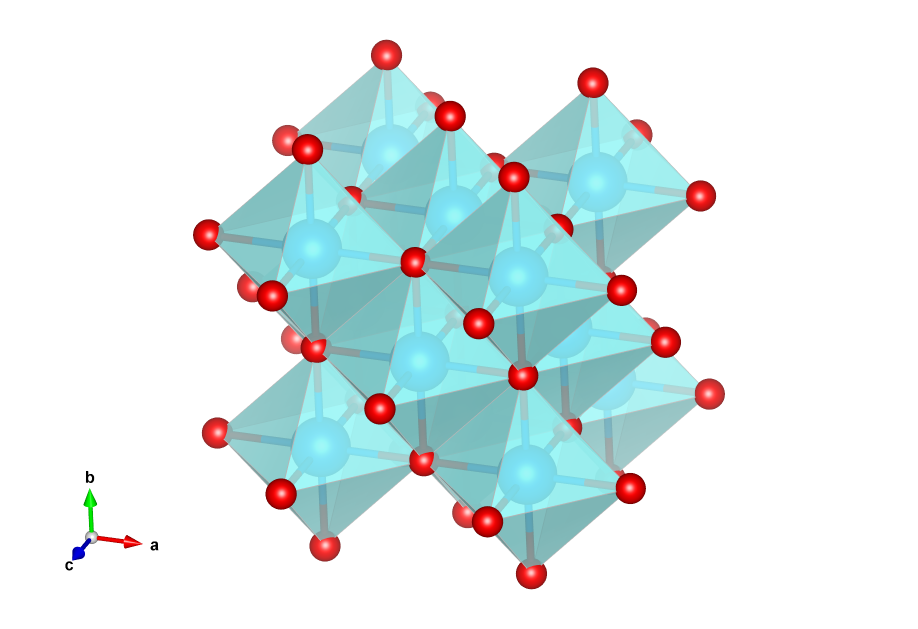
#> input picture figures/vesta/mp-22862_rock-salt.png, 1836 x 1258 px (shown at 1/2 size); its folder holds 5 pictures in this run
$ python plot_figures.py
#> lines starting #> are read from the running program, lines starting #| are printed output that depends on the picture; after the words box and inside, x2 and y2 are one past the last pixel; in counts of white or black regions, pixels touching at a corner belong together
"""Reproduce the manuscript figures from the released tables and structures.

Run from the release directory::

    python code/plot_figures.py

Figures are written to ``figures/``. Figure 1 uses the VESTA renders in
``figures/vesta``. Figures 3 and S2 recompute the ideal-supercell mixing
entropy. Figure 4 recomputes like-pair shells from the EquFlash structures.
"""

from __future__ import annotations

import csv
import sys
import zlib
from collections import Counter
from concurrent.futures import ProcessPoolExecutor
from pathlib import Path

import matplotlib as mpl

mpl.use("Agg")

import matplotlib.pyplot as plt
import numpy as np
from matplotlib.lines import Line2D
from matplotlib.patches import Circle, Patch, Polygon
from PIL import Image
from scipy import ndimage
from scipy.spatial import ConvexHull, QhullError
from scipy.stats import spearmanr

CODE_DIR = Path(__file__).resolve().parent
if str(CODE_DIR) not in sys.path:
    sys.path.insert(0, str(CODE_DIR))

from lattice_distortion import (  # noqa: E402
    ANIONS,
    canonical_self_images,
    periodic_images,
    prototype_from_key,
    read_poscar,
    structure_key,
)

RELEASE = CODE_DIR.parent
OUT_DIR = RELEASE / "figures"
FIGURES = OUT_DIR
DISTORTION = RELEASE / "data" / "distortion"
DESCRIPTORS = RELEASE / "data" / "descriptors"
STRUCTURES = RELEASE / "data" / "structures"
SUPERCELLS = STRUCTURES / "supercells"


fig1_VESTA = FIGURES / "vesta"

# Fewer distinct ideal bonds first, as in Figure 2 and Table 1.
fig1_PANELS = (
    {
        "letter": "(a)",
        "title": "rock salt",
        "file": "mp-22862_rock-salt.png",
    },
    {
        "letter": "(b)",
        "title": "fluorite",
        "file": "mp-20194_fluorite.png",
    },
    {
        "letter": "(c)",
        "title": "ternary spinel",
        "file": "mp-3536_Spinel-Ternary.png",
    },
    {
        "letter": "(d)",
        "title": "pyrochlore",
        "file": "mp-5373_pyrochlore.png",
    },
    {
        "letter": "(e)",
        "title": "orthorhombic perovskite",
        "file": "mp-aaacpepo_Perovskite-Orthorhombic.png",
    },
    {
        "letter": "(f)",
        "title": r"Gd$_2$Si$_2$O$_7$",
        "file": "mp-16461_Gd2Si2O7.png",
    },
)


def fig1_configure_style() -> None:
    mpl.rcParams.update(
        {
            "figure.dpi": 140,
            "savefig.dpi": 600,
            "font.family": "sans-serif",
            "font.sans-serif": ["Arial", "Helvetica", "DejaVu Sans"],
            "font.size": 16.5,
            "axes.labelsize": 18,
            "axes.titlesize": 18.75,
            "pdf.fonttype": 42,
            "ps.fonttype": 42,
            "mathtext.fontset": "dejavusans",
            "axes.unicode_minus": False,
        }
    )


def fig1_structure_rgb(path: Path) -> np.ndarray:
    """Composite one VESTA export on white and drop the corner triad."""
    image = np.array(Image.open(path).convert("RGBA"))
#> image is the input picture: shape (1258, 1836, 4); mean R, G, B, A 215.5, 232.4, 233.3, 63
    alpha = image[..., 3]
    mask = alpha > 16
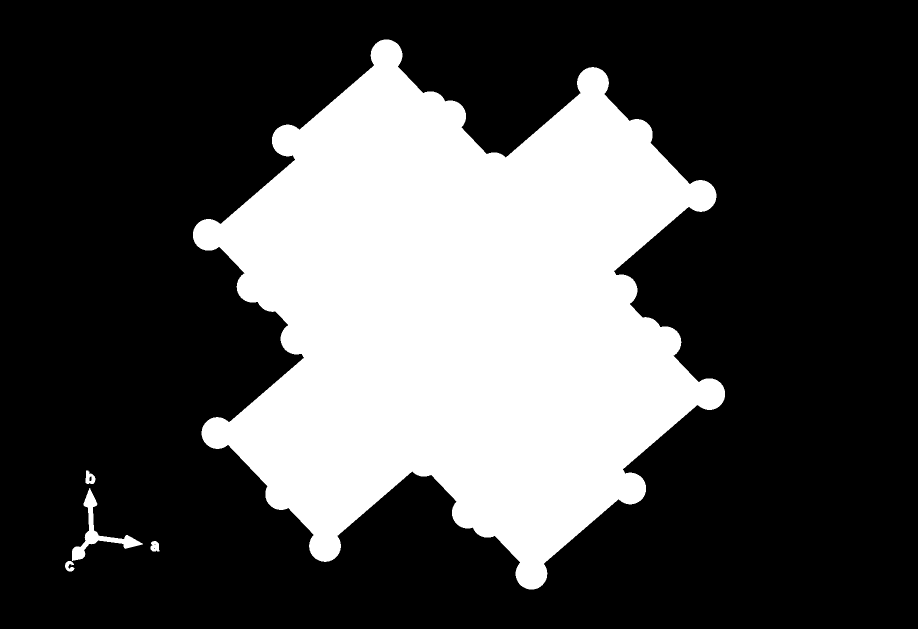
#> mask: shape (1258, 1836) bool (shown at 1/2 size); 29.9% white; 5 white regions, box (x1, y1, x2, y2) and area: (386, 79, 1450, 1179) 685436, (144, 976, 286, 1122) 3571, (171, 941, 191, 968) 363, (301, 1082, 319, 1103) 301, (130, 1122, 149, 1143) 254
    labels, n_components = ndimage.label(mask)
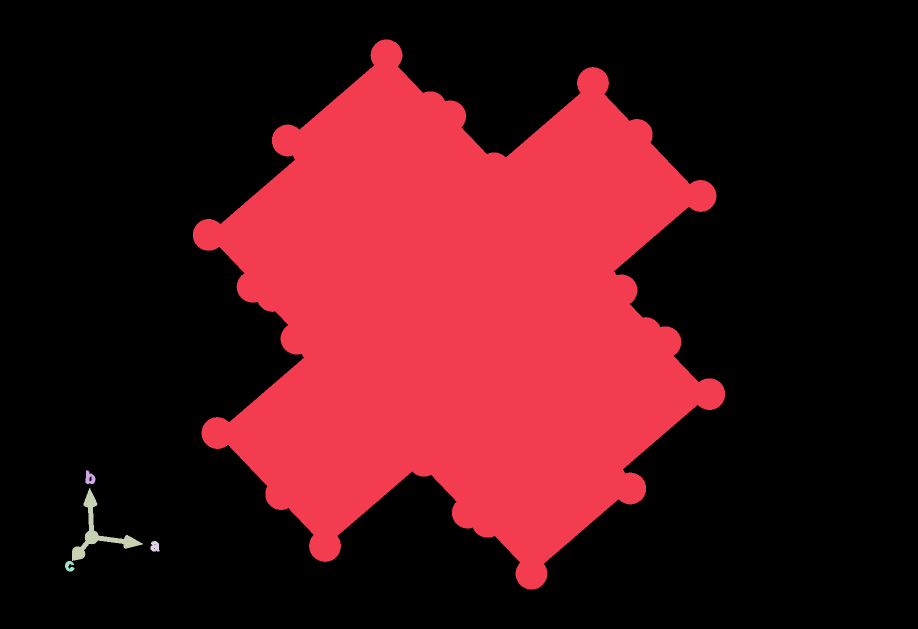
#> labels: shape (1258, 1836) int32 (shown at 1/2 size); 6 distinct labels, from 0 to 5; one colour per label, 0 black
#> n_components = 5
    height, width = mask.shape
    drop = np.zeros(n_components + 1, dtype=bool)
    for index, slc in enumerate(ndimage.find_objects(labels), start=1):
        if slc is None:
            continue
        rows, cols = slc
        # The a–b–c triad is a detached cluster in the lower-left corner.
        if cols.stop < int(0.28 * width) and rows.start > int(0.70 * height):
            drop[index] = True
#> this loop made 5 passes
#> after the loop, drop = [False, False, True, True, True, True]
    if drop.any():
        mask = mask.copy()
        mask[drop[labels]] = False
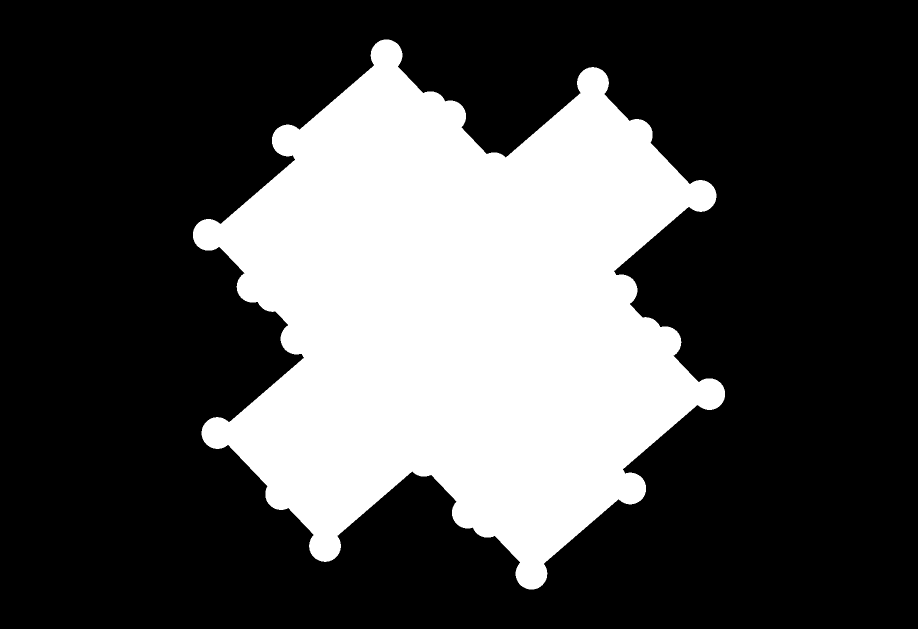
#> mask: shape (1258, 1836) bool (shown at 1/2 size); 29.7% white; 1 white region, box (x1, y1, x2, y2) and area: (386, 79, 1450, 1179) 685436
    rows, cols = np.where(mask)
    pad = int(0.04 * max(int(cols.max() - cols.min()), int(rows.max() - rows.min())))
#> pad = 43
    row0 = max(0, int(rows.min()) - pad)
#> row0 = 36
    row1 = min(height, int(rows.max()) + 1 + pad)
#> row1 = 1222
    col0 = max(0, int(cols.min()) - pad)
#> col0 = 343
    col1 = min(width, int(cols.max()) + 1 + pad)
#> col1 = 1493
    crop = image[row0:row1, col0:col1]
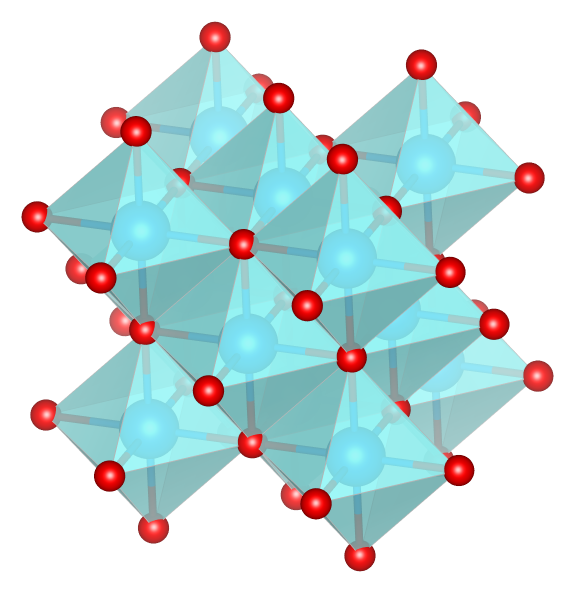
#> crop: shape (1186, 1150, 4) (shown at 1/2 size); mean R, G, B, A 188.6, 217.3, 218.8, 106; transparent parts drawn white
    crop_alpha = np.where(mask[row0:row1, col0:col1], crop[..., 3], 0)
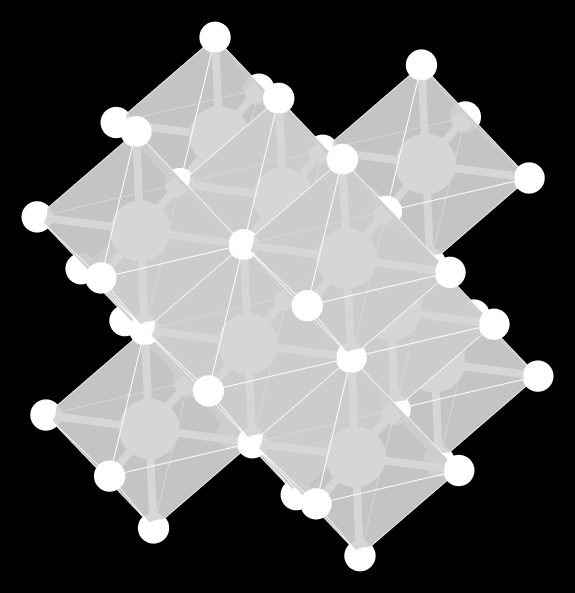
#> crop_alpha: shape (1186, 1150) (shown at 1/2 size); min 0, max 255, mean 106
    color = crop[..., :3].astype(np.float32)
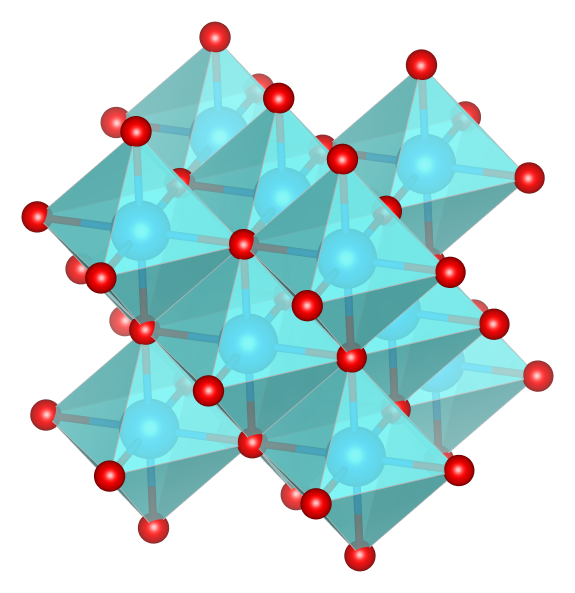
#> color: shape (1186, 1150, 3) float32 (shown at 1/2 size); mean R, G, B 189.1, 217.8, 219.3
    coverage = crop_alpha.astype(np.float32)[..., None] / 255.0
    flat = color * coverage + 255.0 * (1.0 - coverage)
    return np.clip(flat, 0, 255).astype(np.uint8)


def fig1_on_square(image: np.ndarray, margin: float = 0.11) -> np.ndarray:
    """Center the crop on a square canvas so every panel shares a frame."""
#> called with margin = 0.11
    height, width = image.shape[:2]
#> height = 1186; width = 1150
    side = int(np.ceil(max(height, width) * (1.0 + 2.0 * margin)))
#> side = 1447
    canvas = np.full((side, side, 3), 255, dtype=np.uint8)
#> canvas: shape (1447, 1447, 3); every value is 255
    row0 = (side - height) // 2
#> row0 = 130
    col0 = (side - width) // 2
#> col0 = 148
    canvas[row0 : row0 + height, col0 : col0 + width] = image
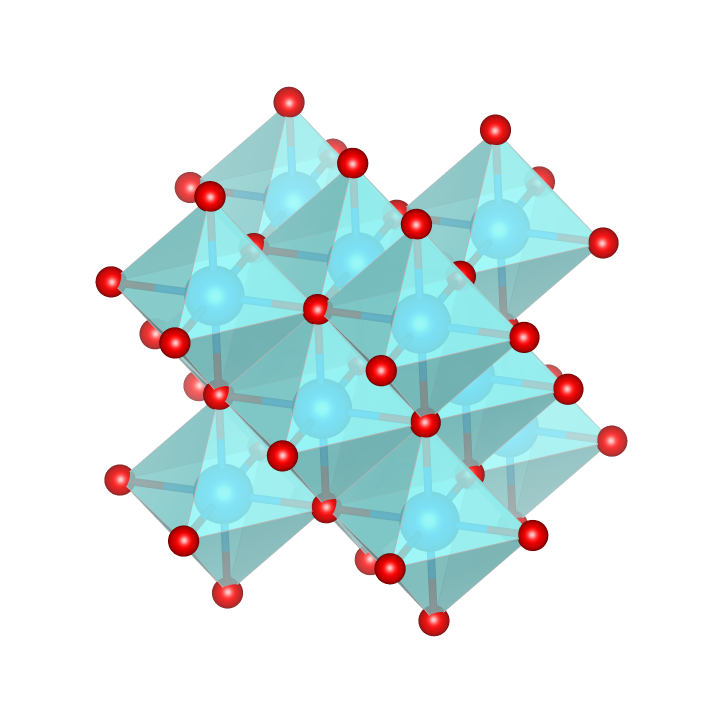
#> canvas: shape (1447, 1447, 3) (shown at 1/2 size); mean of channels 0, 1, 2 219.7, 233.5, 234.3; drawn as R, G, B
    return canvas


def fig1_main() -> None:
    fig1_configure_style()
    fig, axes = plt.subplots(2, 3, figsize=(11.15, 7.55))
    for ax, spec in zip(axes.ravel(), fig1_PANELS, strict=True):
        ax.imshow(fig1_on_square(fig1_structure_rgb(fig1_VESTA / spec["file"])), interpolation="lanczos")
        ax.set_axis_off()
        ax.set_title(spec["title"], color="0.12", pad=6)
        ax.text(
            0.02,
            0.98,
            spec["letter"],
            transform=ax.transAxes,
            ha="left",
            va="top",
            fontsize=19.5,
            fontweight="bold",
            color="0.1",
        )

    fig.subplots_adjust(left=0.012, right=0.988, top=0.945, bottom=0.02, wspace=0.02, hspace=0.16)

    pdf = OUT_DIR / "figure1.pdf"
    png = OUT_DIR / "figure1.png"
    fig.savefig(pdf, facecolor="white")
    fig.savefig(png, facecolor="white")
    plt.close(fig)
    print(f"Wrote {pdf}")
    print(f"Wrote {png}")


# Point sizes from figures v1/plot_figure2.py, enlarged by 50% twice.
# The 45° names are steepened so the larger type keeps the same width.
fig2_TEXT_SCALE = 1.5
fig2_FONT_SIZE = 24.75 * fig2_TEXT_SCALE
fig2_AXES_LABEL = 28.125 * fig2_TEXT_SCALE
fig2_XTICK_SIZE = 21.375 * fig2_TEXT_SCALE
fig2_YTICK_SIZE = 23.625 * fig2_TEXT_SCALE
fig2_LEGEND_SIZE = 22.5 * fig2_TEXT_SCALE
fig2_PANEL_LETTER = 33.0 * fig2_TEXT_SCALE
fig2_TICK_ROTATION = float(np.degrees(np.arccos(np.cos(np.radians(45.0)) / fig2_TEXT_SCALE)))
# Panel B omits compositions above this overall lattice distortion.
fig2_PANEL_B_MAX = 10.0

fig2_EQUFLASH_COLOR = "#009E73"
# Left to right is also the dodge at each structure.
fig2_MODELS = (
    ("equflashv2", "EquFlash v2", DISTORTION / "equflashv2.csv", fig2_EQUFLASH_COLOR),
    ("esen", "eSEN", DISTORTION / "esen.csv", "#D55E00"),
    ("mattersim", "MatterSim", DISTORTION / "mattersim.csv", "#CC79A7"),
    ("mace", "MACE", DISTORTION / "mace.csv", "#0072B2"),
    ("dpa", "DPA-3.1", DISTORTION / "dpa.csv", "#E69F00"),
)

# Fewer distinct ideal bonds on the left.
fig2_STRUCTURES = (
    ("rock-salt", "rock salt", "o", 59),
    ("fluorite", "fluorite", "s", 63),
    ("Perovskite---Cubic", "cubic perovskite", "^", 73),
    ("Perovskite---RP-Layered", "RP perovskite", "D", 80),
    ("Spinel---Ternary", "ternary spinel", "v", 105),
    ("KCoO2", r"KCoO$_2$", "P", 128),
    ("NaCoO2", r"NaCoO$_2$", "X", 143),
    ("Spinel--Binary", "binary spinel", "h", 213),
    ("pyrochlore", "pyrochlore", "p", 235),
    ("Tungsten-Bronze", "tungsten bronze", "<", 266),
    ("Perovskite--Orthorhombic", "orthorhombic perovskite", ">", 270),
    ("Gd2SiO5", r"Gd$_2$SiO$_5$", "d", 552),
    ("LaTaO4", r"LaTaO$_4$", "8", 603),
    ("Gd2Si2O7", r"Gd$_2$Si$_2$O$_7$", "H", 809),
)

fig2_MARKER_SIZE = 13.5
fig2_MARKER_EDGE = "#1A1A1A"
fig2_MARKER_EDGE_WIDTH = 1.05
fig2_BAND_COLOR = "#F3F4F6"
# Minimum bar pitch before the panel is stretched to the width of panel A.
fig2_BAR_INCH = 0.040
fig2_GROUP_GAP_INCH = 0.14
fig2_LABEL_PAD_INCH = 0.08


# [23 lines left out: function fig2_configure_style, not called in this run]


def fig2_read_csv(path: Path) -> list[dict[str, str]]:
    with path.open(newline="", encoding="utf-8") as handle:
        return list(csv.DictReader(handle))


# [69 lines left out: functions fig2_medians, fig2_equflash_by_structure, fig2_write_table, fig2_measure_tick_labels, not called in this run]


def fig2_style_spines(ax: plt.Axes) -> None:
    for spine in ax.spines.values():
        spine.set_color("0.25")


# [208 lines left out: functions fig2_panel_letter, fig2_apply_structure_ticks, fig2_draw_panel_a, fig2_layout_panel_b, fig2_draw_panel_b, fig2_main, not called in this run]


fig4_SUMMARY_CSV = DISTORTION / "equflashv2.csv"
fig4_SUPERCELLS = STRUCTURES / "supercells"
fig4_RELAXED_DIR = STRUCTURES / "relaxed" / "equflashv2"
# Neighbors within this of an atom's shortest like-pair distance are nearest neighbors.
fig4_NN_TOL = 0.20
fig4_CUTOFF = 6.0
# Same cutoff as Figure 2b: overall mean absolute percentage change.
fig4_DISTORTION_MAX = 10.0

fig4_COL_CC = "#CC79A7"
fig4_COL_AA = "#009E73"
# Type is doubled. The family names are rotated past 45° so that
# larger type still fits the existing category pitch.
fig4_TEXT_SCALE = 2.0
fig4_XTICK_SIZE = 16.875 * fig4_TEXT_SCALE
fig4_LABEL_SIZE = 20.25 * fig4_TEXT_SCALE
fig4_YTICK_SIZE = 16.875 * fig4_TEXT_SCALE
fig4_LEGEND_SIZE = 16.5 * fig4_TEXT_SCALE
fig4_PANEL_LETTER = 24.75 * fig4_TEXT_SCALE
fig4_TICK_ROTATION = float(np.degrees(np.arccos(np.cos(np.radians(45.0)) / fig4_TEXT_SCALE)))

# Same order and names as Figure 2. The plot label may use mathtext.
fig4_FAMILIES = (
    ("rock-salt", "rock salt", "rock salt"),
    ("fluorite", "fluorite", "fluorite"),
    ("Perovskite---Cubic", "cubic perovskite", "cubic perovskite"),
    ("Perovskite---RP-Layered", "RP perovskite", "RP perovskite"),
    ("Spinel---Ternary", "ternary spinel", "ternary spinel"),
    ("KCoO2", r"KCoO$_2$", "KCoO2"),
    ("NaCoO2", r"NaCoO$_2$", "NaCoO2"),
    ("Spinel--Binary", "binary spinel", "binary spinel"),
    ("pyrochlore", "pyrochlore", "pyrochlore"),
    ("Tungsten-Bronze", "tungsten bronze", "tungsten bronze"),
    ("Perovskite--Orthorhombic", "orthorhombic perovskite", "orthorhombic perovskite"),
    ("Gd2SiO5", r"Gd$_2$SiO$_5$", "Gd2SiO5"),
    ("LaTaO4", r"LaTaO$_4$", "LaTaO4"),
    ("Gd2Si2O7", r"Gd$_2$Si$_2$O$_7$", "Gd2Si2O7"),
)
fig4_FAMILY_INDEX = {prototype: index for index, (prototype, *_rest) in enumerate(fig4_FAMILIES)}


# [520 lines left out: functions fig4_configure_style, fig4_panel_label, fig4__pack, fig4_like_pair_shells, fig4__store_shell, fig4_load_rows and 10 more, not called in this run]


figs1_COL_O = "#C23B22"
figs1_COL_A = "#0072B2"
figs1_COL_B = "#E69F00"
figs1_COL_SITE_I = "#0072B2"
figs1_COL_SITE_II = "#009E73"
figs1_COL_BOND_NEUTRAL = "#C6C6C6"
figs1_COL_ARROW = "#2F2F2F"
figs1_COL_GHOST = "#A7A7A7"
figs1_COL_OCT = "#D3E2F1"
figs1_COL_OCT_EDGE = "#8AA0B2"
figs1_COL_MARK = "#1F4E79"

# Polar displacements in units of the cubic cell, [100] projection,
# polar axis along +y. Exaggerated so each sublattice leaves its site.
# Site I is the centre of the four surrounding A cations; site II is the
# centre of the four surrounding oxygens.
figs1_D_A = 0.08
figs1_D_B = 0.24
figs1_D_O_AP = -0.08
figs1_D_O_EQ = -0.15
# Cartoon shifts are exaggerated. The comparison keeps their ratio and
# reports it in angstroms.
figs1_U_I_DISPLAY = 0.09
figs1_U_SCALE_A = figs1_U_I_DISPLAY / (figs1_D_B - figs1_D_A)

# Landscape: framework on the left, site comparison on the right.
FIG_W, FIG_H = 7.15, 3.72
figs1_STRUCT_LEFT = 0.10
figs1_STRUCT_RIGHT_GAP = 0.28
figs1_RIGHT = 0.12
figs1_BOTTOM = 0.16
figs1_TOP = 0.46


# [437 lines left out: functions figs1_configure_style, figs1_style_blank, figs1_fit_window, figs1_footer_text, figs1_arrow_between, figs1_perovskite_lattice and 5 more, not called in this run]


# Configurational entropy is measured on the ideal supercell. A sublattice is
# a set of atoms that share the same neighbor-shell radii out to 3.3 Å.
# Anions and cations are kept apart. Vacancies are not a species.

SITE_SHELL_MAX = 3.3  # Å
SITE_SHELL_GAP = 0.15  # Å
SITE_MIN_DISTANCE = 0.35  # Å
SITE_ANIONS = {"O", "F", "N", "S", "Se", "Te", "Cl", "Br", "I", "C", "B", "P"}

FORMULA_ATOMS = {
    "rock-salt": 2,
    "fluorite": 3,
    "Perovskite---Cubic": 5,
    "Perovskite---RP-Layered": 7,
    "Spinel---Ternary": 7,
    "KCoO2": 4,
    "NaCoO2": 4,
    "Spinel--Binary": 7,
    "pyrochlore": 11,
    "Tungsten-Bronze": 9,
    "Perovskite--Orthorhombic": 5,
    "Gd2SiO5": 8,
    "LaTaO4": 6,
    "Gd2Si2O7": 11,
}
FLUORITE_CATION_ATOMS = 1
FLUORITE_ANION_ATOMS = 2

# Same order as Figure 2. The first seven families are named on panel (a).
FIG3_FAMILIES = (
    ("rock-salt", "rock salt", "o", "#0072B2"),
    ("fluorite", "fluorite", "s", "#E69F00"),
    ("Perovskite---Cubic", "cubic perovskite", "^", "#009E73"),
    ("Perovskite---RP-Layered", "RP perovskite", "D", "#56B4E9"),
    ("Spinel---Ternary", "ternary spinel", "v", "#D55E00"),
    ("KCoO2", r"KCoO$_2$", "P", "#CC79A7"),
    ("NaCoO2", r"NaCoO$_2$", "X", "#882255"),
    ("Spinel--Binary", "binary spinel", "h", "#44AA99"),
    ("pyrochlore", "pyrochlore", "p", "#332288"),
    ("Tungsten-Bronze", "tungsten bronze", "<", "#88CCEE"),
    ("Perovskite--Orthorhombic", "orthorhombic perovskite", ">", "#DDCC77"),
    ("Gd2SiO5", r"Gd$_2$SiO$_5$", "d", "#AA4499"),
    ("LaTaO4", r"LaTaO$_4$", "8", "#117733"),
    ("Gd2Si2O7", r"Gd$_2$Si$_2$O$_7$", "H", "#661100"),
)
FIG3_LEGEND_SPLIT = 7
FIG3_MAX_DISTORTION = 10.0
SMALLEST_ENVELOPES = 5


# [185 lines left out: functions site_anion_mask, site_images, site_shell_key, site_mixing_entropy, _different_occupancy, split_bipartite and 3 more, not called in this run]


def high_entropy_site(sites: list[dict[str, object]]) -> dict[str, object]:
    return max(sites, key=lambda site: (float(site["entropy"]), int(site["n_elements"])))


# [371 lines left out: functions horizontal_jitter, _entropy_one, descriptor_records, write_descriptor_table, _style_descriptor_panel, _panel_label and 5 more, not called in this run]


def main() -> None:
    fig1_main()
    fig2_main()
    records = descriptor_records()
    write_descriptor_table(records)
    figure_3(records)
    figure_s2(records)
    fig4_main()
    figs1_main()


if __name__ == "__main__":
#> (the run stopped early here; a loop or call above may not have finished)
